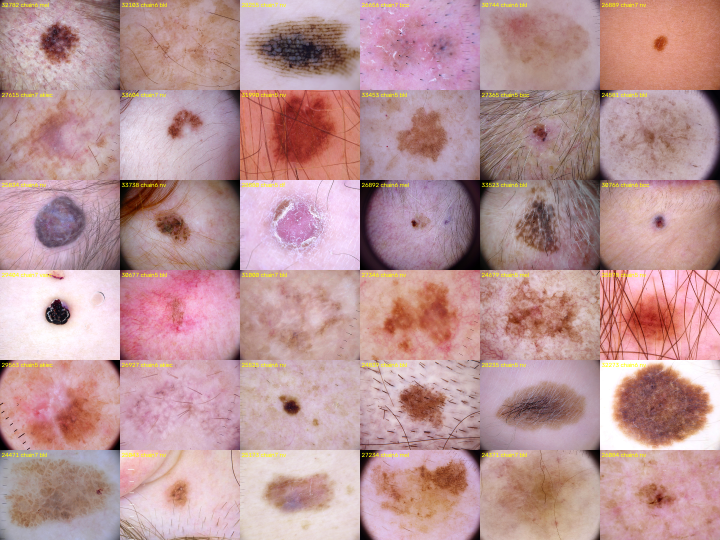
#> input picture challenge_starter/ruler_checks/borderline_0.png, 1440 x 1080 px (shown at 1/2 size)
$ python -i detect_rulers.py   (imports and definitions only)
#> lines starting #> are read from the running program, lines starting #| are printed output that depends on the picture; after the words box and inside, x2 and y2 are one past the last pixel; in counts of white or black regions, pixels touching at a corner belong together
# -*- coding: utf-8 -*-
"""
detect_rulers.py

Automated ruler / skin-marker detector for HAM10000 (no ground-truth label exists).

Rulers/markers produce (a) long, straight, high-contrast edges that
(b) come in near-parallel pairs and (c) -- for rulers -- have regularly spaced
perpendicular tick marks. Hair also makes long thin lines, so we require tick
evidence on top of long parallel lines instead of relying on line length alone.

Stage 1 (this file, `features`): compute per-image Hough features -> ruler_features.csv
Stage 2 (this file, `select`):   apply thresholds -> qualifying_ruler_files.txt
                                 and write verification montages for visual spot-checks.

Usage:
    python detect_rulers.py features
    python detect_rulers.py select
    python detect_rulers.py montage flagged|unflagged|borderline [seed]
"""

import math
import sys
from multiprocessing.pool import ThreadPool

import cv2
import numpy as np
import pandas as pd

import ham_data

W = 300  # working width (images are 600x450)
FEATURES_CSV = ham_data.ROOT / "ruler_features.csv"
MONTAGE_DIR = ham_data.ROOT / "ruler_checks"

# Thresholds (tuned against visual spot-checks, see `select`)
MIN_PARALLEL_LONG = 2
MIN_TICKS = 5

# Primary flag: >= TICK_CHAIN_MIN regularly spaced, parallel short tick marks.
# The Hough long-line cue alone was dominated by HAIR in visual checks
# (35/36 of its top candidates were hairy skin, real rulers scored 0), so the
# flag is driven by tick periodicity, which hair does not produce.
TICK_CHAIN_MIN = 8
TICK_CHAIN_BORDER = 5


# [66 lines left out: function tick_chain, not called in this run]


def _angle(x1, y1, x2, y2):
    return math.degrees(math.atan2(y2 - y1, x2 - x1)) % 180.0


def _angdiff(a, b):
    d = abs(a - b) % 180.0
    return min(d, 180.0 - d)


def image_features(path):
#> called with path = 'ruler_checks/borderline_0.png'
    img = cv2.imread(path)
#> img is the input picture: shape (1080, 1440, 3); mean B, G, R 151.5, 149.1, 188.2
    if img is None:
        return dict(n_long=0, n_parallel=0, n_ticks=0, longest=0.0, ink=0.0)
    h0, w0 = img.shape[:2]
#> h0 = 1080; w0 = 1440
    img = cv2.resize(img, (W, int(h0 * W / w0)), interpolation=cv2.INTER_AREA)
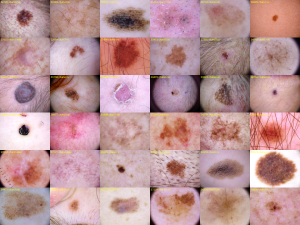
#> img: shape (225, 300, 3); mean B, G, R 151.5, 149.1, 188.2
    h = img.shape[0]
#> h = 225
    gray = cv2.cvtColor(img, cv2.COLOR_BGR2GRAY)
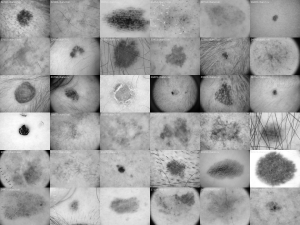
#> gray: shape (225, 300); min 0, max 255, mean 161.1
    gray = cv2.GaussianBlur(gray, (3, 3), 0)
    edges = cv2.Canny(gray, 50, 150)
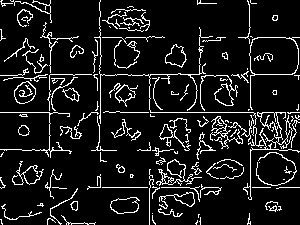
#> edges: shape (225, 300); 10.3% white in thin lines or dots

    # Ignore the black dermoscope vignette corners (its arc is not a ruler).
    valid = (gray > 12).astype(np.uint8)
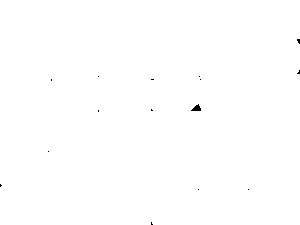
#> valid: shape (225, 300); values 0 (black) and 1 (white), 99.9% white; 15 black regions (14 under 20 px), largest, box (x1, y1, x2, y2) and area: (191, 104, 201, 111) 42
    valid = cv2.erode(valid, np.ones((7, 7), np.uint8))
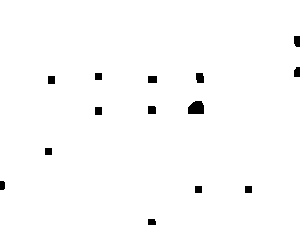
#> valid: shape (225, 300); values 0 (black) and 1 (white), 98.7% white; 14 black regions, largest, box (x1, y1, x2, y2) and area: (188, 101, 204, 114) 180, (196, 73, 204, 83) 74, (148, 76, 157, 83) 63
    edges = edges * valid
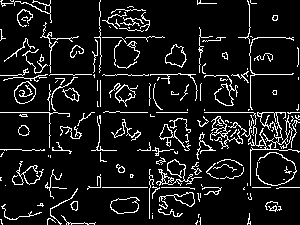
#> edges: shape (225, 300); 9.9% white in thin lines or dots

    long_min = int(0.35 * W)
    lines = cv2.HoughLinesP(edges, 1, np.pi / 180, threshold=50,
                            minLineLength=long_min, maxLineGap=4)
#> lines = None
    if lines is None:
        return dict(n_long=0, n_parallel=0, n_ticks=0, longest=0.0, ink=0.0)
    lines = np.asarray(lines).reshape(-1, 4)
    lengths = np.hypot(lines[:, 2] - lines[:, 0], lines[:, 3] - lines[:, 1])
    angles = np.array([_angle(*l) for l in lines])

    # Dominant orientation = angle of the longest segment
    k = int(np.argmax(lengths))
    dom_angle = angles[k]
    dom_line = lines[k]
    parallel = [i for i in range(len(lines)) if _angdiff(angles[i], dom_angle) < 6]

    # Count distinct parallel lines separated by >= 5 px perpendicular to dominant direction
    nx, ny = -math.sin(math.radians(dom_angle)), math.cos(math.radians(dom_angle))
    offsets = sorted(
        ((lines[i][0] + lines[i][2]) / 2 * nx + (lines[i][1] + lines[i][3]) / 2 * ny) for i in parallel
    )
    distinct = 0
    last = None
    for o in offsets:
        if last is None or o - last >= 5:
            distinct += 1
            last = o

    # Tick marks: short segments perpendicular to the dominant line, located near it
    short = cv2.HoughLinesP(edges, 1, np.pi / 180, threshold=10,
                            minLineLength=6, maxLineGap=1)
    ticks = 0
    if short is not None:
        for x1, y1, x2, y2 in np.asarray(short).reshape(-1, 4):
            L = math.hypot(x2 - x1, y2 - y1)
            if L > 0.2 * W:
                continue
            if abs(_angdiff(_angle(x1, y1, x2, y2), dom_angle) - 90) > 12:
                continue
            mx, my = (x1 + x2) / 2, (y1 + y2) / 2
            # distance from midpoint to the dominant (infinite) line
            dx, dy = dom_line[2] - dom_line[0], dom_line[3] - dom_line[1]
            dist = abs(dy * (mx - dom_line[0]) - dx * (my - dom_line[1])) / (math.hypot(dx, dy) + 1e-9)
            if dist < 25:
                ticks += 1

    # "Ink" cue for surgical markers: strongly saturated blue/purple/green pixels
    hsv = cv2.cvtColor(img, cv2.COLOR_BGR2HSV)
    hue, sat, val = hsv[..., 0], hsv[..., 1], hsv[..., 2]
    ink_mask = (((hue > 85) & (hue < 160)) & (sat > 90) & (val > 40))
    ink = float(ink_mask.mean())

    return dict(n_long=len(lines), n_parallel=distinct, n_ticks=ticks,
                longest=float(lengths.max()) / W, ink=ink)


# [26 lines left out: functions _work, compute_features, not called in this run]


def flag(df):
    return df["tick_chain"] >= TICK_CHAIN_MIN


# [34 lines left out: functions select, montage, not called in this run]


# [8 lines not run here, left out]

>>> result = image_features('ruler_checks/borderline_0.png')
